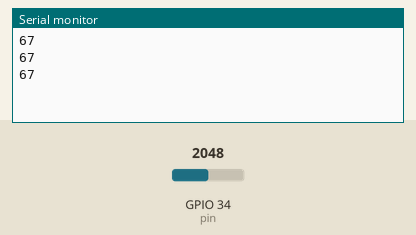
Simulated run of this sketch. Board: ESP32. Parts: the last lines printed to the serial monitor. Inputs (shaded band) come from the test bench; at power-on: GPIO 34 (pin) = 2048.

Above: at 1.3 s.
1.4 s: GPIO 34 (pin) set to 2866
At 1.9 s:
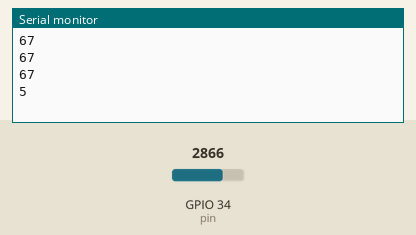
2.9 s: GPIO 34 (pin) set to 3603
At 3.4 s:
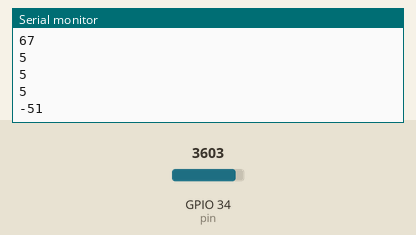
Timing chart, 0 to 5.9 s (numbered marks = the images above; inputs shaded):
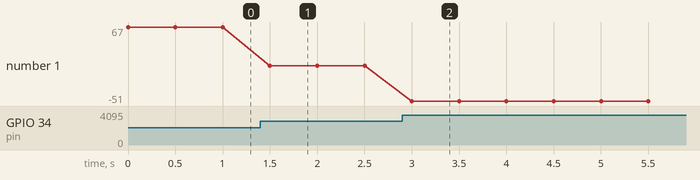

The sketch:

ArduinoToRaspi.ino
```cpp
int pin = 34;
int wet = 1600; //needs to be calibrated
int dry = 2920; //needs to be calibrated

void setup() {
  // put your setup code here, to run once:
  Serial.begin(115200);
}

void loop() {
  // put your main code here, to run repeatedly:
  int sensorVal = analogRead(pin);
  int percentageHumidity = map(sensorVal, wet, dry, 100, 0);
  Serial.println(percentageHumidity);
  delay(500);
}
```

Measured:
- after the input at 1.4 s, the serial monitor: prints a new line after 0.10 s (image 1)
- after the input at 2.9 s, the serial monitor: prints a new line after 0.10 s (image 2)
- plotted number 1: 67 → 5 after the input at 1.4 s, 5 → -51 after the input at 2.9 s
